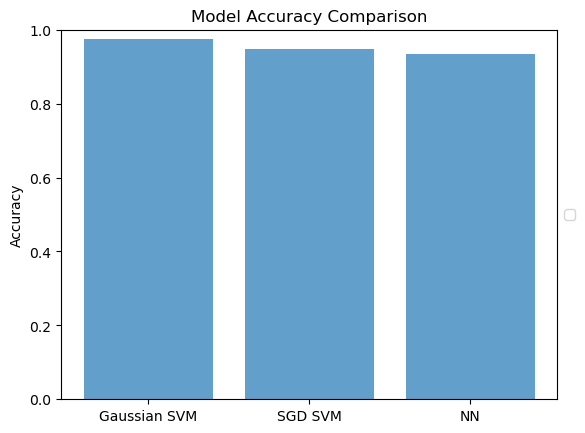

Recreate this plot in Python.
import tensorflow as tf
from sklearn.svm import SVC
from sklearn.linear_model import SGDClassifier
from sklearn.neural_network import MLPClassifier
from sklearn.metrics import accuracy_score
from sklearn.preprocessing import StandardScaler
import numpy as np
import matplotlib.pyplot as plt

def plot_accuracies(accuracies, labels):
    x = range(len(accuracies))
    plt.bar(x, accuracies, align='center', alpha=0.7)
    plt.xticks(x, labels)
    plt.ylabel('Accuracy')
    plt.title('Model Accuracy Comparison')
    plt.ylim(0, 1)
    plt.tight_layout()
    plt.savefig(f'comparison.png')

print("Loading Fashion-MNIST dataset...")

# Loading Fashion-MNIST dataset
(x_train, y_train), (x_test, y_test) = tf.keras.datasets.fashion_mnist.load_data()

print("Filtering data points from classes 5 and 7...")

mask_train = (y_train == 5) | (y_train == 7)
mask_test = (y_test == 5) | (y_test == 7)

x_train, y_train = x_train[mask_train], y_train[mask_train]
x_test, y_test = x_test[mask_test], y_test[mask_test]

# Updating class labels for binary classification: class 5 -> class 0, class 7 -> class 1
y_train = np.where(y_train == 5, 0, 1)
y_test = np.where(y_test == 5, 0, 1)

# Set the probability to flip the labels
p = 0.2 

# Iterating through each label in y_train
for i in range(len(y_train)):
    # Generating a random value for each label
    random_value = np.random.rand()
    
    # If random value is less than p, flip the label
    if random_value < p:
        y_train[i] = 1 - y_train[i]  # Since labels are 0 and 1, (1 - y) label will flip the label

# Normalizing the pixel values
print("Normalizing the pixel values...")

x_train = x_train / 255.0
x_test = x_test / 255.0

# Reshaping the data to be 1-D arrays
print("Reshaping the data to be 1-D arrays...")

x_train = x_train.reshape(x_train.shape[0], -1)
x_test = x_test.reshape(x_test.shape[0], -1)

# Standardizing data
print("Standardizing data...")

scaler = StandardScaler()
scaler.fit(x_train)
x_train = scaler.transform(x_train)
x_test = scaler.transform(x_test)

sgd_svm_scores = -1
gaussian_svm_score = -1
nn_score = -1

# Gaussian SVM Training / Testing

print("Fitting Gaussian SVM on Data...")
gaussian_svm = SVC(C=0.7880462815669912, gamma=0.0016102620275609393)

gaussian_svm.fit(x_train, y_train)
pred_y = gaussian_svm.predict(x_test)
gaussian_svm_score = accuracy_score(y_test, pred_y)
print(f"Accuracy Score: {gaussian_svm_score}")

# SGD SVM Training / Testing

print("Fitting SGD SVM on Data...")
alpha = 1/(len(x_train) * 0.001)
sgd_svm = SGDClassifier(alpha=alpha)

sgd_svm.fit(x_train, y_train)
pred_y = sgd_svm.predict(x_test)
sgd_svm_score = accuracy_score(y_test, pred_y)
print(f"Accuracy Score: {sgd_svm_score}")

# Neural Network Training / Testing

print("Fitting NN on Data...")
hidden_layer_sizes = tuple([40] * 5)
nn = MLPClassifier(hidden_layer_sizes=hidden_layer_sizes, activation='logistic')

nn.fit(x_train, y_train)
pred_y = nn.predict(x_test)
nn_score = accuracy_score(y_test, pred_y)
print(f"Accuracy Score: {nn_score}")

accuracies = [gaussian_svm_score, sgd_svm_score, nn_score]
labels = ['Gaussian SVM', 'SGD SVM', 'NN']
plot_accuracies(accuracies, labels)